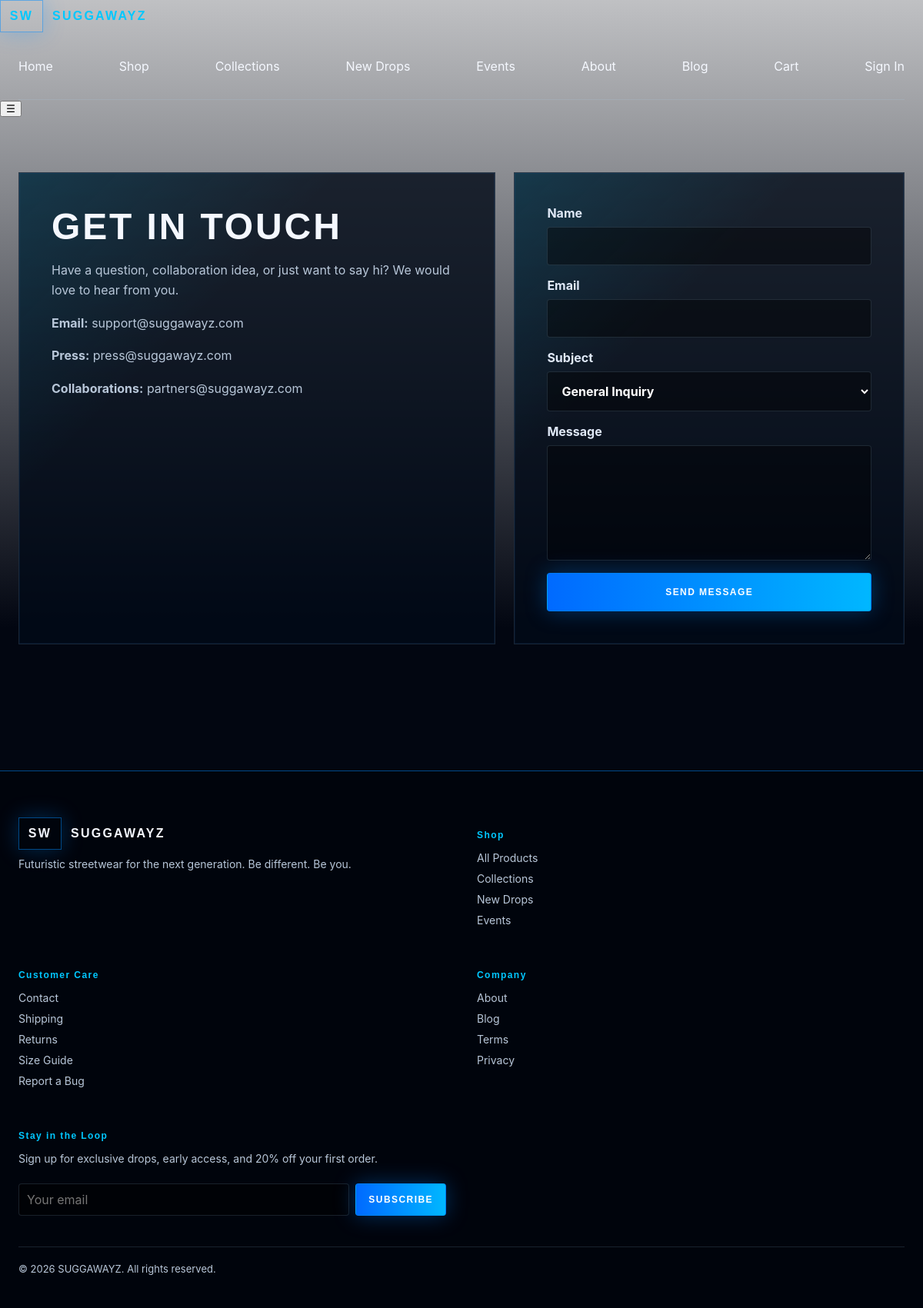
Screenshot of /?page=contact with the database file from the repository.
### tables this page shows
CREATE TABLE `site_settings` (
  `id` bigint unsigned NOT NULL AUTO_INCREMENT,
  `setting_key` varchar(120) NOT NULL,
  `setting_value` text,
  `created_at` timestamp NULL DEFAULT CURRENT_TIMESTAMP,
  `updated_at` timestamp NULL DEFAULT CURRENT_TIMESTAMP ON UPDATE CURRENT_TIMESTAMP,
  PRIMARY KEY (`id`),
  UNIQUE KEY `setting_key` (`setting_key`)
);

### public/index.php (called while the page is built, shortened)
<?php
$page = $_GET['page'] ?? 'home';
$user = current_user();
switch ($page) {
    case 'contact':
        $content = render_contact();
        break;
    ob_start(); ?>
    <?php $content = ob_get_clean();
}
require dirname(__DIR__) . '/app/Views/layouts/main.php';

### app/Helpers/functions.php (called while the page is built, shortened)
<?php
function config(string $key, mixed $default = null): mixed
{
    static $loaded = [];
    $parts = explode('.', $key, 2);
    $file = $parts[0];
    if (!isset($loaded[$file])) {
        $path = dirname(__DIR__, 2) . "/config/{$file}.php";
        $loaded[$file] = file_exists($path) ? require $path : [];
    }
    if (!isset($parts[1])) return $loaded[$file];
    $value = $loaded[$file];
    return $value;
}
function db(): PDO
{
    static $pdo = null;
    if ($pdo) return $pdo;
    $cfg = config('database');
    $pdo = new PDO(
        "mysql:host={$cfg['host']};port={$cfg['port']};dbname={$cfg['database']};charset={$cfg['charset']}",
        $cfg['username'],
        $cfg['password'],
        [
            PDO::ATTR_ERRMODE => PDO::ERRMODE_EXCEPTION,
            PDO::ATTR_DEFAULT_FETCH_MODE => PDO::FETCH_ASSOC,
            PDO::ATTR_EMULATE_PREPARES => false,
        ]
    );
    return $pdo;
}
function e(?string $value): string
{
    return htmlspecialchars((string)$value, ENT_QUOTES, 'UTF-8');
}
function current_user(): ?array
{
    if (empty($_SESSION['user_id'])) return null;
    $stmt = db()->prepare('SELECT * FROM users WHERE id = ? LIMIT 1');
    $stmt->execute([(int)$_SESSION['user_id']]);
    return $stmt->fetch() ?: null;
}
function site_setting(string $key, string $default = ''): string
{
    $stmt = db()->prepare('SELECT setting_value FROM site_settings WHERE setting_key = ?');
    $stmt->execute([$key]);
    $val = $stmt->fetchColumn();
    return $val !== false && $val !== null ? (string)$val : $default;
}

### app/Views/layouts/main.php (the view, shortened to what this page needs)
<?php
$footerTagline = site_setting('footer_tagline', 'Futuristic streetwear for the next generation. Be different. Be you.');
$siteIcon = site_setting('site_icon_text', 'SW');
?><!DOCTYPE html>
<html lang="en">
<head>
  <link rel="stylesheet" href="/assets/css/style.css">
</head>
<body>
  <header class="header">
    <div class="header-inner">
      <a href="/" class="brand">
        <span class="brand-mark"><?= e($siteIcon) ?></span>
        <span>SUGGAWAYZ</span>
      </a>
      <nav class="nav">
        <a href="/">Home</a>
        <a href="/?page=shop">Shop</a>
        <a href="/?page=collections">Collections</a>
        <a href="/?page=new-drops">New Drops</a>
        <a href="/?page=lookbook">Events</a>
        <a href="/?page=about">About</a>
        <a href="/?page=blog">Blog</a>
        <a href="/?page=cart" class="cart-link">Cart <?php if (cart_count() > 0): ?><span class="cart-badge"><?= e((string)cart_count()) ?></span><?php endif; ?></a>
        <?php if ($user): ?>
          <a href="/?page=<?= is_admin($user) ? 'admin' : 'account' ?>" class="nav-account"><?= e($user['full_name'] ?: $user['username']) ?></a>
          <form method="post" class="inline-form" style="margin:0"><input type="hidden" name="action" value="logout"><?= csrf_field() ?><button class="button" style="padding:4px 8px;min-height:auto;font-size:11px">Logout</button></form>
        <?php else: ?>
          <a href="/?page=login" class="nav-account">Sign In</a>
        <?php endif; ?>
      </nav>
      <button class="menu-toggle" aria-label="Menu">☰</button>
    </div>
  </header>
  <main class="main <?= $hero_class ?? '' ?>">
    <?= $content ?? '' ?>
  </main>
  <footer class="footer">
    <div class="footer-inner">
      <div class="footer-grid">
        <div class="footer-col">
          <div class="brand">
            <span class="brand-mark"><?= e($siteIcon) ?></span>
            <span>SUGGAWAYZ</span>
          </div>
          <p><?= e($footerTagline) ?></p>
        </div>
        <div class="footer-col">
          <h4>Shop</h4>
          <a href="/?page=shop">All Products</a>
          <a href="/?page=collections">Collections</a>
          <a href="/?page=new-drops">New Drops</a>
          <a href="/?page=lookbook">Events</a>
        </div>
        <div class="footer-col">
          <h4>Customer Care</h4>
          <a href="/?page=contact">Contact</a>
          <a href="/?page=shipping">Shipping</a>
          <a href="/?page=returns">Returns</a>
          <a href="/?page=size-guide">Size Guide</a>
          <a href="/?page=bug-report">Report a Bug</a>
        </div>
        <div class="footer-col">
          <h4>Company</h4>
          <a href="/?page=about">About</a>
          <a href="/?page=blog">Blog</a>
          <a href="/?page=terms">Terms</a>
          <a href="/?page=privacy">Privacy</a>
        </div>
        <div class="footer-col">
          <h4>Stay in the Loop</h4>
          <p><?= e(site_setting('hero_subscribe', 'Subscribe for exclusive drops and early access.')) ?></p>
          <form method="post" action="/?page=subscribe" class="footer-form">
            <input type="email" name="email" placeholder="Your email" required>
            <button type="submit" class="button primary">Subscribe</button>
          </form>
        </div>
      </div>
      <div class="footer-bottom">
        <p>&copy; <?= date('Y') ?> SUGGAWAYZ. All rights reserved.</p>
      </div>
    </div>
  </footer>
</body>
</html>

### public/assets/css/style.css (style rules this page uses)
:root { --bg: #020611; --panel: rgba(2, 10, 24, 0.82); --panel-strong: rgba(0, 4, 12, 0.94); --line: rgba(0, 140, 255, 0.5); --line-soft: rgba(178, 218, 255, 0.14); --text: #f5f8ff; --muted: #b8c7d9; --blue: #008cff; --cyan: #00c8ff; --red: #ff4c4c; --green: #00ff88; --orange: #ffaa33; }
* { box-sizing: border-box; }
body { margin: 0; min-width: 320px; font-family: "Inter", Arial, sans-serif; color: var(--text); background: linear-gradient(180deg, rgba(2,6,17,0.25), #020611 48%), url("/assets/img/background.png") center top / cover fixed; }
a { color: inherit; text-decoration: none; }
.nav, main { width: min(1440px, calc(100% - 48px)); margin: 0 auto; }
.nav { min-height: 88px; display: flex; align-items: center; justify-content: space-between; gap: 26px; border-bottom: 1px solid var(--line-soft); }
.brand, .eyebrow, h1, h2, h3, .button, .nav-links { font-family: "Orbitron", Arial, sans-serif; text-transform: uppercase; }
.brand { display: flex; align-items: center; gap: 12px; font-weight: 800; letter-spacing: 0.14em; }
.brand-mark { display: grid; width: 56px; height: 42px; place-items: center; border: 1px solid var(--line); box-shadow: 0 0 28px rgba(0,140,255,0.28); }
.cart-link { position: relative; }
h1, h2, h3, p { margin-top: 0; }
h4 { font-family: "Orbitron", Arial, sans-serif; letter-spacing: 0.06em; margin-bottom: 12px; }
.button { display: inline-flex; min-height: 50px; align-items: center; justify-content: center; border: 1px solid var(--line); border-radius: 4px; padding: 14px 22px; background: rgba(0,0,0,0.28); color: white; cursor: pointer; font-size: 12px; font-weight: 800; letter-spacing: 0.12em; transition: all 0.2s; }
.button.primary { background: linear-gradient(90deg, #006aff, #00b7ff); box-shadow: 0 0 28px rgba(0,132,255,0.34); }
main { padding: 72px 0 100px; }
input, textarea, select { width: 100%; border: 1px solid var(--line-soft); border-radius: 4px; padding: 14px; background: rgba(0,0,0,0.42); color: white; font: inherit; }
.footer { border-top: 1px solid var(--line); background: #00040c; padding: 60px 0 30px; }
.footer-inner { width: min(1440px, calc(100% - 48px)); margin: 0 auto; }
.footer-grid { display: grid; grid-template-columns: 1.5fr 1fr 1fr 1fr 1.5fr; gap: 40px; }
.footer-col { display: flex; flex-direction: column; gap: 10px; }
.footer-col h4 { margin-bottom: 4px; font-size: 12px; letter-spacing: 0.12em; color: var(--cyan); }
.footer-col a { color: var(--muted); font-size: 14px; }
.footer-col p { color: var(--muted); font-size: 14px; }
.footer-form { display: flex; gap: 8px; }
.footer-form input { flex: 1; padding: 10px; }
.footer-form .button { padding: 10px 16px; min-height: auto; }
.footer-bottom { display: flex; justify-content: space-between; align-items: center; margin-top: 40px; padding-top: 20px; border-top: 1px solid var(--line-soft); color: var(--muted); font-size: 13px; }
@media (max-width: 1200px) { .footer-grid { grid-template-columns: 1fr 1fr; } }

### rows the page displays
site_settings: setting_value "SW"
site_settings: setting_value "Futuristic streetwear for the next generation. Be different. Be you."
site_settings: setting_value "Sign up for exclusive drops, early access, and 20% off your first order."
